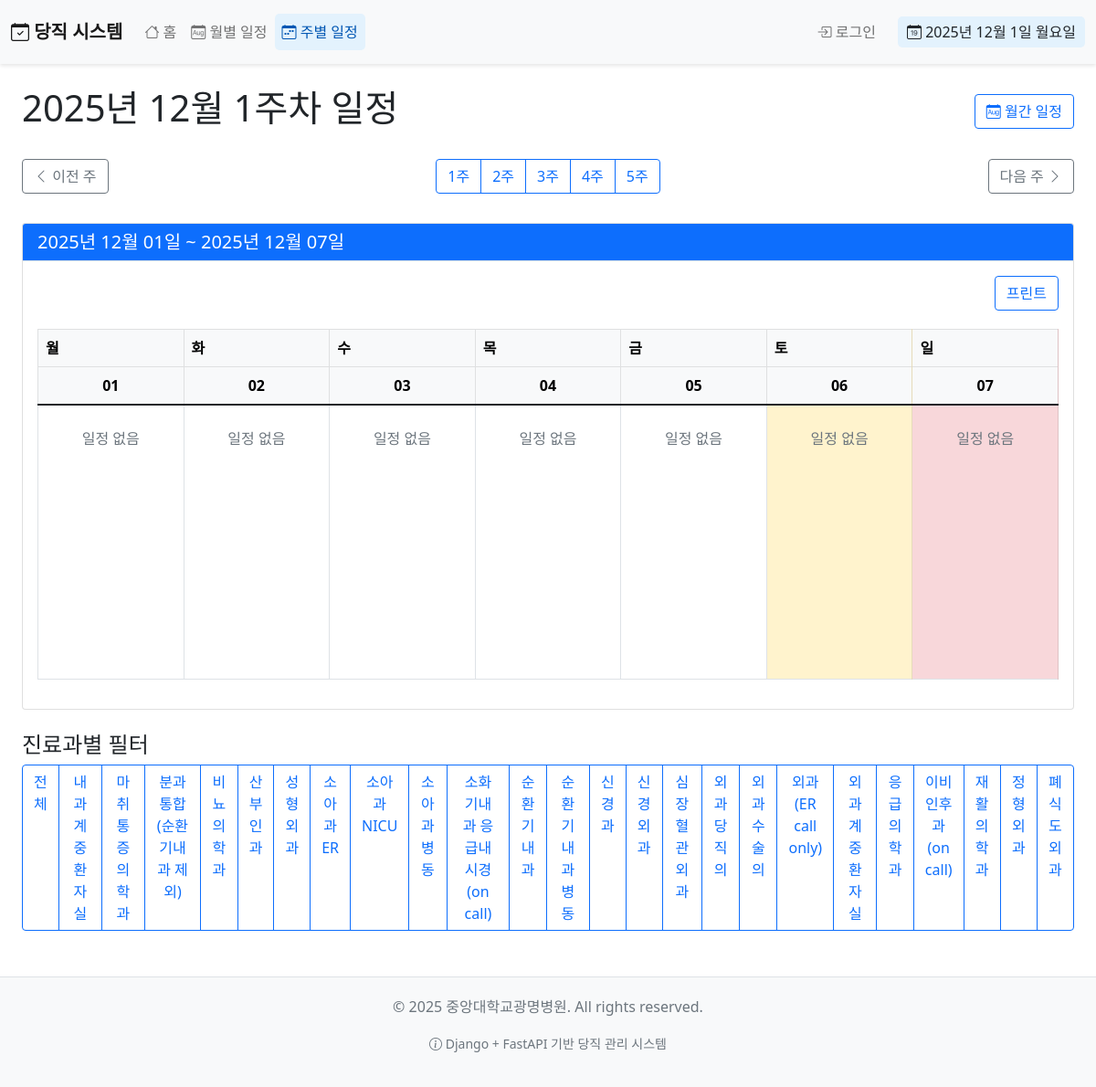
/schedule/schedule/2025/12/week/1/, run on the app's committed database.
### schedule/models.py (models this page shows, shortened)
class Department(models.Model):
    DEPARTMENT_CHOICES = [
        ('순환기내과', '순환기내과'),
        ('순환기내과 병동', '순환기내과 병동'),
        ('분과통합(순환기내과 제외)', '분과통합(순환기내과 제외)'),
        ('내과계 중환자실', '내과계 중환자실'),
        ('소화기내과 응급내시경(on call)', '소화기내과 응급내시경(on call)'),
        ('외과(ER call only)', '외과(ER call only)'),
        ('외과 당직의', '외과 당직의'),
        ('외과 수술의', '외과 수술의'),
        ('외과계 중환자실', '외과계 중환자실'),
        ('산부인과', '산부인과'),
        ('소아과 ER', '소아과 ER'),
        ('소아과 병동', '소아과 병동'),
        ('소아과 NICU', '소아과 NICU'),
        ('신경과', '신경과'),
        ('신경외과', '신경외과'),
        ('정형외과', '정형외과'),
        ('재활의학과', '재활의학과'),
        ('성형외과', '성형외과'),
        ('폐식도외과', '폐식도외과'),
        ('심장혈관외과', '심장혈관외과'),
        ('비뇨의학과', '비뇨의학과'),
        ('이비인후과(on call)', '이비인후과(on call)'),
        ('마취통증의학과', '마취통증의학과'),
        ('응급의학과', '응급의학과'),
    ]
    name = models.CharField(max_length=100, verbose_name='부서명', choices=DEPARTMENT_CHOICES)
    class Meta:
        verbose_name = '부서'
        verbose_name_plural = '부서'

### schedule/views.py (the view)
# urls.py: path('schedule/<int:year>/<int:month>/week/<int:week>/', views.ScheduleWeekView.as_view(), name='week_schedule'),
class ScheduleWeekView(ListView):
    model = Schedule
    template_name = 'schedule/week_schedule.html'
    context_object_name = 'schedules'
    def get_queryset(self):
        year = int(self.kwargs.get('year', timezone.now().year))
        month = int(self.kwargs.get('month', timezone.now().month))
        week = int(self.kwargs.get('week', 1))
        first_day = datetime(year, month, 1).date()
        first_monday = first_day - timedelta(days=first_day.weekday())
        start_date = first_monday + timedelta(weeks=week-1)
        end_date = start_date + timedelta(days=6)  # 주의 마지막 날 (일요일)
        return Schedule.objects.filter(date__gte=start_date, date__lte=end_date)
    def get_context_data(self, **kwargs):
        context = super().get_context_data(**kwargs)
        year = int(self.kwargs.get('year', timezone.now().year))
        month = int(self.kwargs.get('month', timezone.now().month))
        week = int(self.kwargs.get('week', 1))
        first_day = datetime(year, month, 1).date()
        first_monday = first_day - timedelta(days=first_day.weekday())
        start_date = first_monday + timedelta(weeks=week-1)
        end_date = start_date + timedelta(days=6)
        if month == 12:
            last_day = datetime(year + 1, 1, 1).date() - timedelta(days=1)
        else:
            last_day = datetime(year, month + 1, 1).date() - timedelta(days=1)
        last_week = ((last_day - first_monday).days // 7) + 1
        schedules_by_date = {}
        current_date = start_date
        while current_date <= end_date:
            schedules_by_date[current_date] = []
            current_date += timedelta(days=1)
        schedules = context['schedules'].select_related('doctor', 'doctor__department', 'work_schedule')
        for schedule in schedules:
            if schedule.date in schedules_by_date:
                schedules_by_date[schedule.date].append(schedule)
        from collections import OrderedDict
        schedules_by_date = OrderedDict(sorted(schedules_by_date.items()))
        for date, schedule_list in schedules_by_date.items():
            schedules_by_date[date] = sorted(schedule_list, key=lambda s: (s.doctor.department.name, s.work_schedule.start_time))
        context['schedules_by_date'] = schedules_by_date
        context['year'] = year
        context['month'] = month
        context['week'] = week
        context['start_date'] = start_date
        context['end_date'] = end_date
        context['last_week'] = last_week
        context['departments'] = Department.objects.all().order_by('name')
        context['weekday_names'] = ['월', '화', '수', '목', '금', '토', '일']
        context['user'] = self.request.user
        prev_week = week - 1
        prev_month = month
        prev_year = year
        next_week = week + 1
        next_month = month
        next_year = year
        if prev_week < 1:
            prev_month = month - 1
            if prev_month < 1:
                prev_month = 12
                prev_year = year - 1
            if prev_month == 12:
                prev_last_day = datetime(prev_year + 1, 1, 1).date() - timedelta(days=1)
            else:
                prev_last_day = datetime(prev_year, prev_month + 1, 1).date() - timedelta(days=1)
            prev_first_day = datetime(prev_year, prev_month, 1).date()
            prev_first_monday = prev_first_day - timedelta(days=prev_first_day.weekday())
            prev_week = ((prev_last_day - prev_first_monday).days // 7) + 1
        if next_week > last_week:
            next_month = month + 1
            if next_month > 12:
                next_month = 1
                next_year = year + 1
            next_week = 1
        context['prev_year'] = prev_year
        context['prev_month'] = prev_month
        context['prev_week'] = prev_week
        context['next_year'] = next_year
        context['next_month'] = next_month
        context['next_week'] = next_week
        return context

### logs/logging_config.py (called while the page is built)
def log_api_request(logger, request_data):
    logger.info(
        "API 요청",
        extra={
            'request_id': request_data.get('request_id'),
            'method': request_data.get('method'),
            'url': request_data.get('url'),
            'ip_address': request_data.get('ip_address'),
            'user_agent': request_data.get('user_agent'),
            'response_time': request_data.get('response_time'),
            'status_code': request_data.get('status_code'),
            'response_size': request_data.get('response_size'),
        }
    )

### schedule/context_processors.py (called while the page is built)
def current_date_processor(request):
    now = timezone.now()
    current_week = (now.day - 1) // 7 + 1
    return {
        'current_year': now.year,
        'current_month': now.month,
        'current_day': now.day,
        'current_week': current_week,
    }

### templates/schedule/week_schedule.html (shortened to what this page needs)
{% extends 'base.html' %}
{% block content %}
<div class="container-fluid">
    <div class="d-flex justify-content-between align-items-center mb-4">
        <h1>{{ year }}년 {{ month }}월 {{ week }}주차 일정</h1>
        <div class="btn-group">
            <a href="{% url 'schedule:month_schedule' year=year month=month %}" class="btn btn-outline-primary">
                <i class="bi bi-calendar-month"></i> 월간 일정
            </a>
        </div>
    </div>
    <div class="row mb-4">
        <div class="col-md-12">
            <div class="d-flex justify-content-between mb-2">
                <a href="{% url 'schedule:week_schedule' year=prev_year month=prev_month week=prev_week %}" class="btn btn-outline-secondary">
                    <i class="bi bi-chevron-left"></i> 이전 주
                </a>
                <div class="btn-group">
                    <a href="{% url 'schedule:week_schedule' year=year month=month week=1 %}" class="btn btn-outline-primary">1주</a>
                    <a href="{% url 'schedule:week_schedule' year=year month=month week=2 %}" class="btn btn-outline-primary">2주</a>
                    <a href="{% url 'schedule:week_schedule' year=year month=month week=3 %}" class="btn btn-outline-primary">3주</a>
                    <a href="{% url 'schedule:week_schedule' year=year month=month week=4 %}" class="btn btn-outline-primary">4주</a>
                    {% if last_week > 4 %}
                    <a href="{% url 'schedule:week_schedule' year=year month=month week=5 %}" class="btn btn-outline-primary">5주</a>
                    {% endif %}
                </div>
                <a href="{% url 'schedule:week_schedule' year=next_year month=next_month week=next_week %}" class="btn btn-outline-secondary">
                    다음 주 <i class="bi bi-chevron-right"></i>
                </a>
            </div>
        </div>
    </div>
    <div class="card">
        <div class="card-header bg-primary text-white">
            <h5 class="mb-0">{{ start_date|date:"Y년 m월 d일" }} ~ {{ end_date|date:"Y년 m월 d일" }}</h5>
        </div>
        <div class="card-body">
            <div class="print-button-container" style="margin-bottom: 20px; text-align: right;">
                <button onclick="window.print()" class="btn btn-outline-primary" id="print-btn">
                     프린트
                </button>
            </div>
            <div class="table-responsive">
                <table class="table table-bordered table-hover">
                    <thead class="table-light">
                        <tr>
                            <th style="width: 14.28%">월</th>
                            <th style="width: 14.28%">화</th>
                            <th style="width: 14.28%">수</th>
                            <th style="width: 14.28%">목</th>
                            <th style="width: 14.28%">금</th>
                            <th style="width: 14.28%" class="table-warning">토</th>
                            <th style="width: 14.28%" class="table-danger">일</th>
                        </tr>
                        <tr>
                            {% for date, schedules in schedules_by_date.items %}
                            <th class="text-center {% if date.weekday == 5 %}table-warning{% elif date.weekday == 6 %}table-danger{% endif %}">
                                {{ date|date:"d" }}
                            </th>
                            {% endfor %}
                        </tr>
                    </thead>
                    <tbody>
                        <tr style="height: 300px;">
                            {% for date, schedules in schedules_by_date.items %}
                            <td class="{% if date.weekday == 5 %}table-warning{% elif date.weekday == 6 %}table-danger{% endif %}" valign="top">
                                <div class="schedule-day">
                                    {% if schedules %}
                                    <div class="list-group">
                                        {% regroup schedules by doctor.department as department_list %}
                                        {% for department_group in department_list %}
                                        <div class="mb-2">
                                            <div class="department-header bg-light py-1 px-2 mb-1 rounded">
                                                <strong>{{ department_group.grouper.name }}</strong>
                                            </div>
                                            {% for schedule in department_group.list %}
                                            <div class="list-group-item list-group-item-action p-2 mb-1">
                                                <div class="d-flex justify-content-between align-items-center">
                                                    <small class="text-primary">{{ schedule.work_schedule.start_time }} - {{ schedule.work_schedule.end_time }}</small>
                                                    {% if schedule.is_on_call %}<span class="badge bg-danger">당직</span>{% endif %}
                                                </div>
                                                <div>
                                                    <strong>{{ schedule.doctor.name }}</strong>
                                                    {% if schedule.note %}
                                                    <small class="text-muted d-block">{{ schedule.note }}</small>
                                                    {% endif %}
                                                    <small class="d-block text-muted">{{ schedule.doctor.phone_number }}</small>
                                                </div>
                                            </div>
                                            {% endfor %}
                                        </div>
                                        {% endfor %}
                                    </div>
                                    {% else %}
                                    <p class="text-muted text-center mt-3">일정 없음</p>
                                    {% endif %}
                                </div>
                            </td>
                            {% endfor %}
                        </tr>
                    </tbody>
                </table>
            </div>
        </div>
    </div>
    <div class="mt-4">
        <h4>진료과별 필터</h4>
        <div class="btn-group">
            <a href="{% url 'schedule:week_schedule' year=year month=month week=week %}" class="btn btn-outline-primary">전체</a>
            {% for department in departments %}
            <a href="{% url 'schedule:department_schedule' department_id=department.id year=year month=month %}" class="btn btn-outline-{{ department.badge_color|default:'primary' }}">
                {{ department.name }}
            </a>
            {% endfor %}
        </div>
    </div>
</div>
{% endblock %}

### templates/base.html (style rules this page uses)
.card-header { background-color: #f8f9fa; border-bottom: 1px solid #dee2e6; }
.table th { background-color: #f8f9fa; }

### data on the page
Department: name "내과계 중환자실"
Department: name "마취통증의학과"
Department: name "분과통합(순환기내과 제외)"
Department: name "비뇨의학과"
Department: name "산부인과"
Department: name "성형외과"
Department: name "소아과 ER"
Department: name "소아과 NICU"
Department: name "소아과 병동"
Department: name "소화기내과 응급내시경(on call)"
Department: name "순환기내과"
Department: name "순환기내과 병동"
Department: name "신경과"
Department: name "신경외과"
Department: name "심장혈관외과"
Department: name "외과 당직의"
Department: name "외과 수술의"
Department: name "외과(ER call only)"
Department: name "외과계 중환자실"
Department: name "응급의학과"
Department: name "이비인후과(on call)"
Department: name "재활의학과"
Department: name "정형외과"
Department: name "폐식도외과"

### other printed values
{{ year }} "2025"
{{ month }} "12"
{{ week }} "1"
{{ start_date|date:"Y년 m월 d일" }} "2025년 12월 01일"
{{ end_date|date:"Y년 m월 d일" }} "2025년 12월 07일"
{{ date|date:"d" }} "01" "02" "03" "04" "05" "06" "07"
